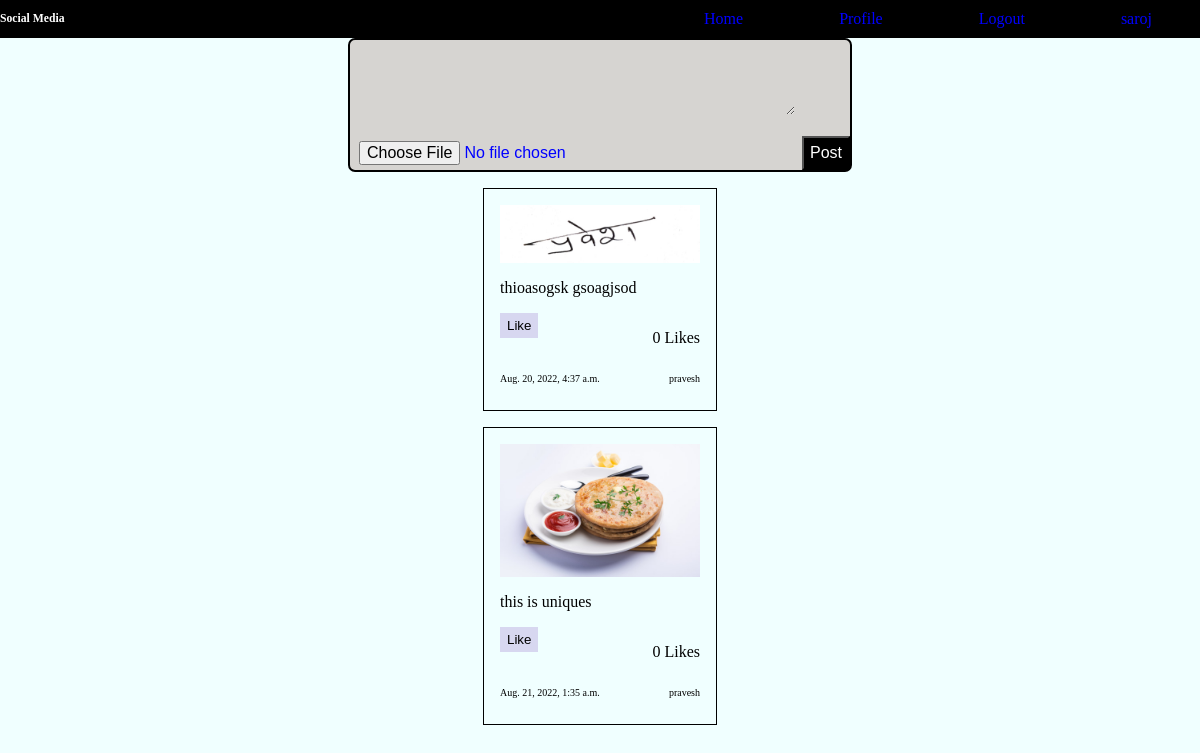
Screenshot of / (signed in) with the database file from the repository.
### app/models.py (models this page shows, shortened)
class Post(models.Model):
    id=models.UUIDField(default=uuid.uuid4,unique=True,primary_key=True,editable=False)
    profile = models.ForeignKey(Profile,on_delete=models.CASCADE)
    post_img = models.ImageField(blank=True,null=True,upload_to="posts/")
    caption = models.TextField(blank=True,null=True)
    created_at = models.DateTimeField(auto_now_add=True)
    likes = models.ManyToManyField(Profile,related_name="post_like",blank=True)
    def likeCount(self):
        return self.likes.count()
    @property
    def imageURL(self):
        try:
            url = self.post_img.url
        except:
            url=""
        return url

class Profile(models.Model):
    id=models.UUIDField(default=uuid.uuid4,unique=True,primary_key=True,editable=False)
    user = models.OneToOneField(User,on_delete=models.CASCADE)
    firstname = models.CharField(max_length=255,blank=True,null=True)
    dob = models.DateField(blank=True,null=True)
    email = models.EmailField(blank=True,null=True)
    profile_img =  models.ImageField(upload_to='images/',default='profiles/user-default.png')

### app/views.py (the view)
# urls.py: path('',postlist,name="home"),
@login_required(login_url='login')
def postlist(request):
    form= PostForm()
    follower_to,followcount = followuser(request)
    userprofile = []
    for users in follower_to:
        userprofile.append(users.followed_to.firstname)
    profileuser= Profile.objects.filter(firstname__in=userprofile)
    posts= Post.objects.filter(profile__in=profileuser)
    if request.method == "POST":
        form = PostForm(request.POST,request.FILES)
        if form.is_valid():
            obj = form.save(commit=False)
            obj.profile = request.user.profile
            obj.save()
    context = {'posts':posts,'form':form}
    return render(request,'home.html',context)

### app/forms.py
class PostForm(ModelForm):
    class Meta:
        model = Post
        fields = ['post_img','caption']

### app/utils.py (called while the page is built)
def followuser(request):
    profile = Follow.objects.filter(followed_by=request.user.profile)
    profilecount = profile.count()
    return profile,profilecount

### templates/home.html (shortened to what this page needs)
{% extends 'index.html' %} {% load static %} {% block postcontent %}
<section>
  <div class="container">
    <div class="content">
      <div class="posts">
        <div class="postfield">
          <form method="POST" enctype="multipart/form-data">
            <div class="captions">{{form.caption}}</div>
            <div class="inputfile">
              {{form.post_img}}
              <button type="submit">Post</button>
            </div>
          </form>
        </div>
      </div>
    </div>
  </div>
</section>
<section>
  <div class="container">
    <div class="content">
      {% for post in posts %}
      <div class="post">
        <img src="{{ post.imageURL}}" alt="post_img" />
        <div class="texttype"><p>{{post.caption}}</p></div>
        <form method="POST" action="{% url 'likepost' post.pk %}">
          <div class="postdetail">
            {% if request.user.profile in post.likes.all %}
            <span><button class="like_btn" type="submit" name="post_id" value="{{post.id}}">Unlike</button> {% else %}</span>
            <span><button class="like_btn" type="submit" name="post_id" value="{{post.id}}">Like</button></span>
            {% endif %}
            <p class="texttype">{{post.likeCount}} Likes</p>
          </div>
        </form>
        <div class="postdetail">
          <p class="date">{{post.created_at}}</p>
          <p class="author">{{ post.profile.firstname}}</p>
        </div>
      </div>
      {% endfor %}
    </div>
  </div>
</section>
{% endblock postcontent %}

### templates/index.html
{% extends "header.html" %} {% block main %}
<section>
  <div class="nav">
    <div class="logo"><h3>Social Media</h3></div>
    <div class="navbar">
      <ul>
        <li><a class="nav_link" href="{% url 'home' %}">Home</a></li>
        {% if request.user.is_authenticated %}
        <li><a class="nav_link" href="{% url 'profile' %}">Profile</a></li>
        <li><a class="nav_link" href="{% url 'logout' %}">Logout</a></li>
        <li><a class="nav_link" href="#">{{ request.user.username}}</a></li>
        {% endif %}
      </ul>
    </div>
  </div>
</section>
{% block postcontent %} {% endblock postcontent %} {% endblock main %}

### static/main.css (style rules this page uses)
body { font-size: 10px; margin: 0; background-color: azure; }
.nav { background-color: black; color: white; display: flex; justify-content: space-between; }
.navbar ul { display: flex; justify-content: flex-end; flex: 1 1 200px; list-style: none; }
.navbar ul li { margin: 0 3rem; display: flex; }
.nav_link { font-size: 1rem; text-decoration: none; color: blue; }
.postfield { width: 500px; background-color: rgb(214, 212, 209); border-radius: 7px; display: flex; flex-direction: column; border: 2px solid black; }
.captions { display: flex; flex-wrap: wrap; padding: 1rem; }
.captions textarea { margin: 5px 10px; background-color: inherit; height: 50px; font-size: 1rem; border: none; outline: none; }
.inputfile { display: flex; justify-content: space-between; }
.inputfile input { padding: 5px 9px; font-size: 1rem; color: blue; }
.inputfile button { background-color: black; color: white; font-size: 1rem; }
.posts { display: flex; flex-direction: column; align-items: center; }
.post { margin: 1rem; padding: 1rem; display: flex; flex-direction: column; border: 1px solid black; }
.post img { width: 200px; }
.postdetail { display: flex; justify-content: space-between; }
.like_btn { background-color: rgb(215, 215, 240); padding: 5px 7px; border: none; cursor: pointer; }
.texttype { font-size: 1rem; }
.container { display: flex; justify-content: center; }

### rows the page displays
Post: imageURL (picture), caption "thioasogsk gsoagjsod", likeCount "0", created_at "Aug. 20, 2022, 4:37 a.m.", profile.firstname "pravesh"
Post: imageURL (picture), caption "this is uniques", likeCount "0", created_at "Aug. 21, 2022, 1:35 a.m.", profile.firstname "pravesh"

### other values shown
{{ request.user.username }} "saroj"
